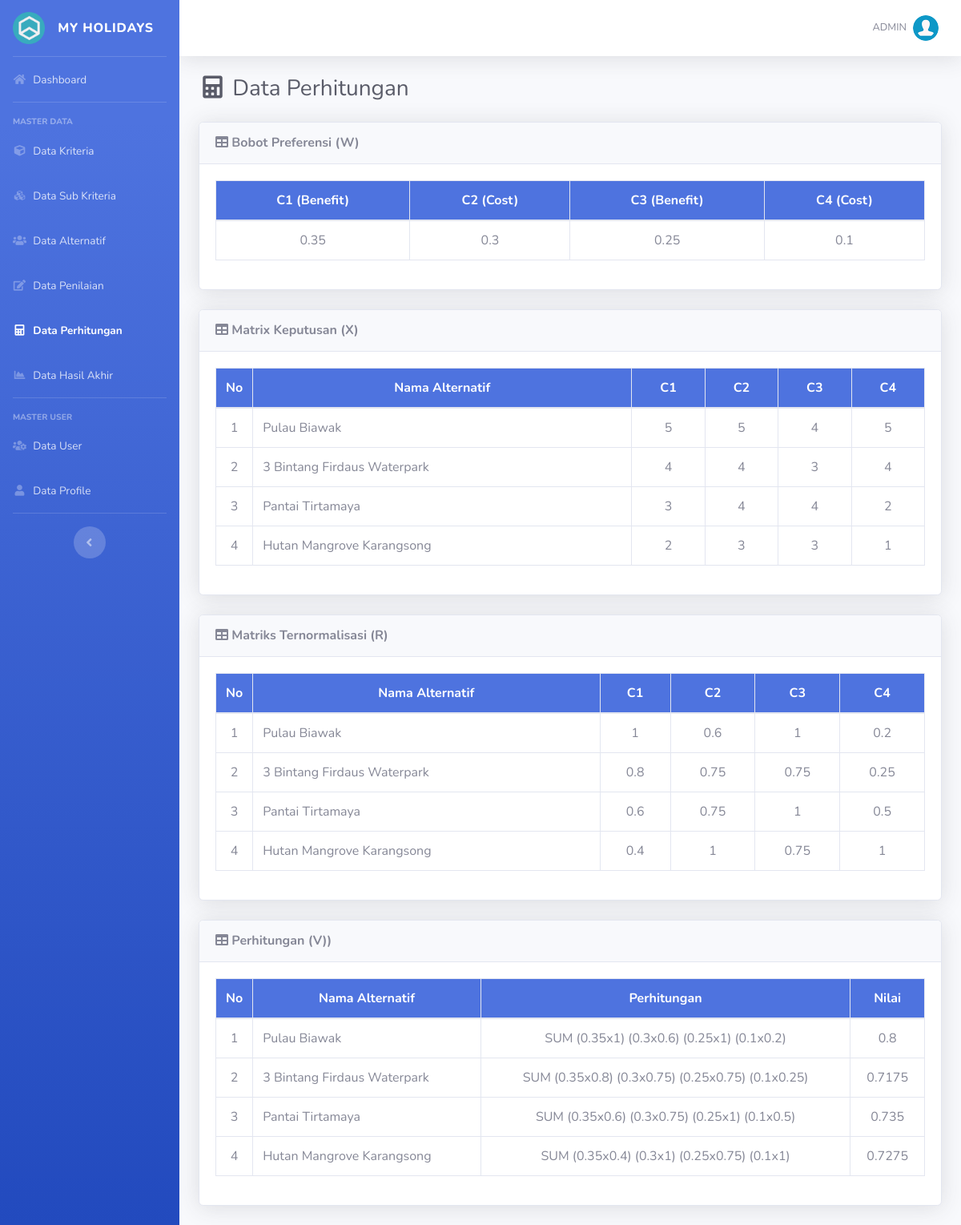
The page /perhitungan.php (signed in) on the database its author committed.
### tables this page shows
CREATE TABLE `kriteria` (
  `id_kriteria` int(11) NOT NULL,
  `kode_kriteria` varchar(10) NOT NULL,
  `nama` varchar(50) NOT NULL,
  `type` enum('Benefit','Cost') NOT NULL,
  `bobot` float NOT NULL,
  `ada_pilihan` tinyint(1) DEFAULT NULL
);

CREATE TABLE `alternatif` (
  `id_alternatif` int(11) NOT NULL,
  `nama` varchar(100) NOT NULL
);

### includes/functions.php (called while the page is built, shortened)
<?php
function get_role()
{
	if (isset($_SESSION['user_id']) && isset($_SESSION['role'])) {
		if ($_SESSION['role'] == '1') {
			return 'admin';
		} else {
			return 'user';
		}
	} else {
		return false;
	}
}

### perhitungan.php (the view, shortened to what this page needs)
<?php
require_once('includes/init.php');
$user_role = get_role();
if ($user_role == 'admin') {
	require_once('template/header.php');
	mysqli_query($koneksi, "TRUNCATE TABLE hasil;");
	$kriteria = array();
	$q1 = mysqli_query($koneksi, "SELECT * FROM kriteria ORDER BY kode_kriteria ASC");
	while ($krit = mysqli_fetch_array($q1)) {
		$kriteria[$krit['id_kriteria']]['id_kriteria'] = $krit['id_kriteria'];
		$kriteria[$krit['id_kriteria']]['kode_kriteria'] = $krit['kode_kriteria'];
		$kriteria[$krit['id_kriteria']]['nama'] = $krit['nama'];
		$kriteria[$krit['id_kriteria']]['type'] = $krit['type'];
		$kriteria[$krit['id_kriteria']]['bobot'] = $krit['bobot'];
		$kriteria[$krit['id_kriteria']]['ada_pilihan'] = $krit['ada_pilihan'];
	}
	$alternatif = array();
	$q2 = mysqli_query($koneksi, "SELECT * FROM alternatif");
	while ($alt = mysqli_fetch_array($q2)) {
		$alternatif[$alt['id_alternatif']]['id_alternatif'] = $alt['id_alternatif'];
		$alternatif[$alt['id_alternatif']]['nama'] = $alt['nama'];
	}
?>
	<div class="d-sm-flex align-items-center justify-content-between mb-4">
		<h1 class="h3 mb-0 text-gray-800"><i class="fas fa-fw fa-calculator"></i> Data Perhitungan</h1>
	</div>
	<div class="card shadow mb-4">
		<div class="card-header py-3">
			<h6 class="m-0 font-weight-bold"><i class="fa fa-table"></i> Bobot Preferensi (W)</h6>
		</div>
		<div class="card-body">
			<div class="table-responsive">
				<table class="table table-bordered" width="100%" cellspacing="0">
					<thead class="bg-primary text-white">
						<tr align="center">
							<?php foreach ($kriteria as $key) : ?>
								<th><?= $key['kode_kriteria'] ?> (<?= $key['type'] ?>)</th>
							<?php endforeach ?>
						</tr>
					</thead>
					<tbody>
						<tr align="center">
							<?php foreach ($kriteria as $key) : ?>
								<td>
									<?php
									echo $key['bobot'];
									?>
								</td>
							<?php endforeach ?>
						</tr>
					</tbody>
				</table>
			</div>
		</div>
	</div>
	<div class="card shadow mb-4">
		<div class="card-header py-3">
			<h6 class="m-0 font-weight-bold"><i class="fa fa-table"></i> Matrix Keputusan (X)</h6>
		</div>
		<div class="card-body">
			<div class="table-responsive">
				<table class="table table-bordered" width="100%" cellspacing="0">
					<thead class="bg-primary text-white">
						<tr align="center">
							<th width="5%" rowspan="2">No</th>
							<th>Nama Alternatif</th>
							<?php foreach ($kriteria as $key) : ?>
								<th><?= $key['kode_kriteria'] ?></th>
							<?php endforeach ?>
						</tr>
					</thead>
					<tbody>
						<?php
						$no = 1;
						foreach ($alternatif as $keys) : ?>
							<tr align="center">
								<td><?= $no; ?></td>
								<td align="left"><?= $keys['nama'] ?></td>
								<?php foreach ($kriteria as $key) : ?>
									<td>
										<?php
										if ($key['ada_pilihan'] == 1) {
											$q4 = mysqli_query($koneksi, "SELECT sub_kriteria.nilai FROM penilaian JOIN sub_kriteria WHERE penilaian.nilai=sub_kriteria.id_sub_kriteria AND penilaian.id_alternatif='$keys[id_alternatif]' AND penilaian.id_kriteria='$key[id_kriteria]'");
											$data = mysqli_fetch_array($q4);
											echo $data['nilai'];
										} else {
											$q4 = mysqli_query($koneksi, "SELECT nilai FROM penilaian WHERE id_alternatif='$keys[id_alternatif]' AND id_kriteria='$key[id_kriteria]'");
											$data = mysqli_fetch_array($q4);
											echo $data['nilai'];
										}
										?>
									</td>
								<?php endforeach ?>
							</tr>
						<?php
							$no++;
						endforeach
						?>
					</tbody>
				</table>
			</div>
		</div>
	</div>
	<div class="card shadow mb-4">
		<div class="card-header py-3">
			<h6 class="m-0 font-weight-bold"><i class="fa fa-table"></i> Matriks Ternormalisasi (R)</h6>
		</div>
		<div class="card-body">
			<div class="table-responsive">
				<table class="table table-bordered" width="100%" cellspacing="0">
					<thead class="bg-primary text-white">
						<tr align="center">
							<th width="5%" rowspan="2">No</th>
							<th>Nama Alternatif</th>
							<?php foreach ($kriteria as $key) : ?>
								<th><?= $key['kode_kriteria'] ?></th>
							<?php endforeach ?>
						</tr>
					</thead>
					<tbody>
						<?php
						$no = 1;
						foreach ($alternatif as $keys) : ?>
							<tr align="center">
								<td><?= $no; ?></td>
								<td align="left"><?= $keys['nama'] ?></td>
								<?php foreach ($kriteria as $key) : ?>
									<td>
										<?php
										if ($key['ada_pilihan'] == 1) {
											$q4 = mysqli_query($koneksi, "SELECT sub_kriteria.nilai FROM penilaian JOIN sub_kriteria WHERE penilaian.nilai=sub_kriteria.id_sub_kriteria AND penilaian.id_alternatif='$keys[id_alternatif]' AND penilaian.id_kriteria='$key[id_kriteria]'");
											$dt1 = mysqli_fetch_array($q4);
											$q5 = mysqli_query($koneksi, "SELECT MAX(sub_kriteria.nilai) as max, MIN(sub_kriteria.nilai) as min, kriteria.type FROM penilaian JOIN sub_kriteria ON penilaian.nilai=sub_kriteria.id_sub_kriteria JOIN kriteria ON penilaian.id_kriteria=kriteria.id_kriteria WHERE penilaian.id_kriteria='$key[id_kriteria]'");
											$dt2 = mysqli_fetch_array($q5);
											if ($dt2['type'] == "Benefit") {
												echo round(($dt1['nilai'] / $dt2['max']), 2);
											} else {
												echo round(($dt2['min'] / $dt1['nilai']), 2);
											}
										}
										?>
									</td>
								<?php endforeach ?>
							</tr>
						<?php
							$no++;
						endforeach
						?>
					</tbody>
				</table>
			</div>
		</div>
	</div>
	<div class="card shadow mb-4">
		<div class="card-header py-3">
			<h6 class="m-0 font-weight-bold"><i class="fa fa-table"></i> Perhitungan (V))</h6>
		</div>
		<div class="card-body">
			<div class="table-responsive">
				<table class="table table-bordered" width="100%" cellspacing="0">
					<thead class="bg-primary text-white">
						<tr align="center">
							<th width="5%" rowspan="2">No</th>
							<th>Nama Alternatif</th>
							<th>Perhitungan</th>
							<th>Nilai</th>
						</tr>
					</thead>
					<tbody>
						<?php
						$no = 1;
						foreach ($alternatif as $keys) : ?>
							<tr align="center">
								<td><?= $no; ?></td>
								<td align="left"><?= $keys['nama'] ?></td>
								<td>
									SUM
									<?php
									$nilai_v = 0;
									foreach ($kriteria as $key) :
										$bobot = $key['bobot'];
										if ($key['ada_pilihan'] == 1) {
											$q4 = mysqli_query($koneksi, "SELECT sub_kriteria.nilai FROM penilaian JOIN sub_kriteria WHERE penilaian.nilai=sub_kriteria.id_sub_kriteria AND penilaian.id_alternatif='$keys[id_alternatif]' AND penilaian.id_kriteria='$key[id_kriteria]'");
											$dt1 = mysqli_fetch_array($q4);
											$q5 = mysqli_query($koneksi, "SELECT MAX(sub_kriteria.nilai) as max, MIN(sub_kriteria.nilai) as min, kriteria.type FROM penilaian JOIN sub_kriteria ON penilaian.nilai=sub_kriteria.id_sub_kriteria JOIN kriteria ON penilaian.id_kriteria=kriteria.id_kriteria WHERE penilaian.id_kriteria='$key[id_kriteria]'");
											$dt2 = mysqli_fetch_array($q5);
											if ($dt2['type'] == "Benefit") {
												$nilai_r = round(($dt1['nilai'] / $dt2['max']), 2);
											} else {
												$nilai_r = round(($dt2['min'] / $dt1['nilai']), 2);
											}
										}
										$nilai_penjumlahan = $bobot * $nilai_r;
										$nilai_v += $nilai_penjumlahan;
										echo "(" . $bobot . "x" . $nilai_r . ") ";
									endforeach ?>
								</td>
								<td>
									<?php
									echo $nilai_v;
									mysqli_query($koneksi, "INSERT INTO hasil (id_hasil, id_alternatif, nilai) VALUES ('', '$keys[id_alternatif]', '$nilai_v')");
									?>
								</td>
							</tr>
						<?php
							$no++;
						endforeach
						?>
					</tbody>
				</table>
			</div>
		</div>
	</div>
<?php
	require_once('template/footer.php');
} else {
	header('Location: login.php');
}
?>

### rows shown on the page
kriteria: kode_kriteria "C1", type "Benefit", bobot "0.35", nilai "5", nilai "4", nilai "3", nilai "2", max "1", max "0.8", max "0.6", max "0.4", nilai_r "1", nilai_r "0.8", nilai_r "0.6", nilai_r "0.4"
kriteria: kode_kriteria "C2", type "Cost", bobot "0.3", nilai "5", nilai "4", nilai "3", nilai "0.6", nilai "0.75", nilai "1", nilai_r "0.6", nilai_r "0.75", nilai_r "1"
kriteria: kode_kriteria "C3", type "Benefit", bobot "0.25", nilai "4", nilai "3", max "1", max "0.75", nilai_r "1", nilai_r "0.75"
kriteria: kode_kriteria "C4", type "Cost", bobot "0.1", nilai "5", nilai "4", nilai "2", nilai "1", nilai "0.2", nilai "0.25", nilai "0.5", nilai_r "0.2", nilai_r "0.25", nilai_r "0.5", nilai_r "1"
alternatif: nama "Pulau Biawak", nilai_v "0.8"
alternatif: nama "3 Bintang Firdaus Waterpark", nilai_v "0.7175"
alternatif: nama "Pantai Tirtamaya", nilai_v "0.735"
alternatif: nama "Hutan Mangrove Karangsong", nilai_v "0.7275"

### other values the page prints
$_SESSION['username'] "ADMIN"
